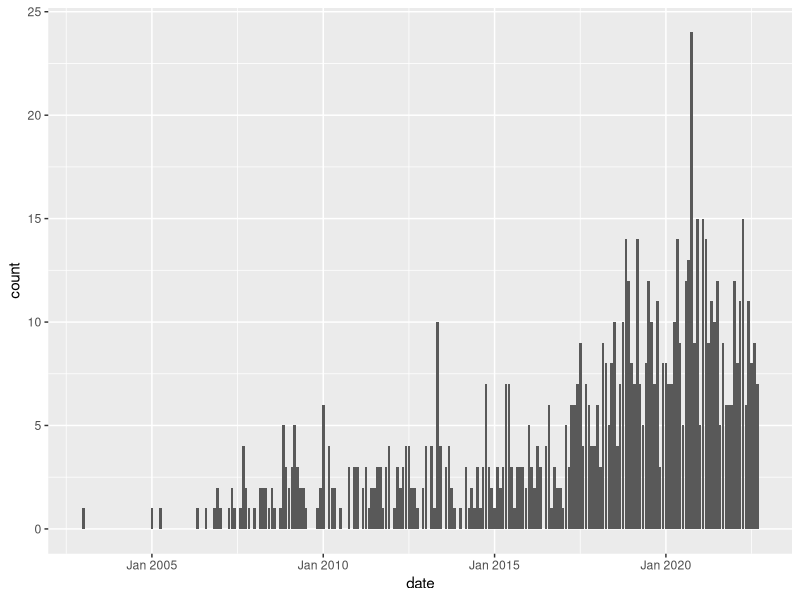
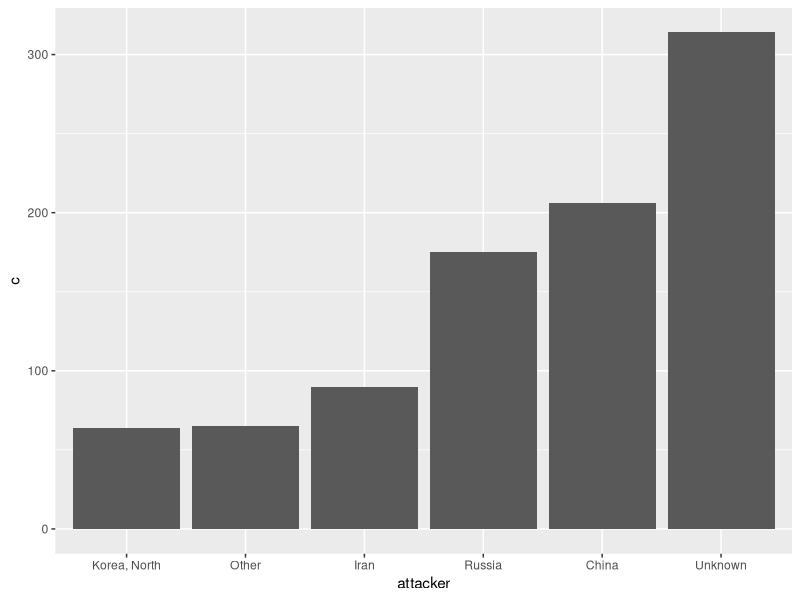

Reproduce these figures in R, in order.
## ---- chunk 1
library(zoo)
library(ggplot2)
library(dplyr)
## ---- chunk 2
df = read.csv('./data/cybersecurity_incidents_final.csv')
df = df %>% rename(attacker=country, victim=country.1)
## ---- chunk 3
df$date = as.yearmon(paste(df$year, df$month), "%Y %b")
ggplot(filter(df, year<=2022), aes(x=date)) +
  geom_bar()
## ---- chunk 4
# choosing cutoff = 50
attackers = df %>% group_by(attacker)  %>%
                    summarise(c = n()) %>% ungroup()
top_attackers = filter(attackers, c> 50)

# group the remaining data in a new "OTHER" category
df = df %>% mutate(s = ifelse(attacker %in% top_attackers$attacker, attacker, 'Other'))
# df$s = df$attacker
# df$s = as.factor(df$s)
# levels(df$s) = c(levels(df$s), 'Other')
# df$s[!(df$s %in% top_attackers)] = 'Other'

# group by attacker origin
df_attackers_o = df %>% group_by(s)  %>%
                    summarise(c = n())
# sort
df_attackers_o = df_attackers_o %>%
  arrange(c) %>%
  mutate(attacker=factor(s, levels=s))

ggplot(df_attackers_o, aes(x=attacker, y=c)) +
  geom_bar(stat='identity')
